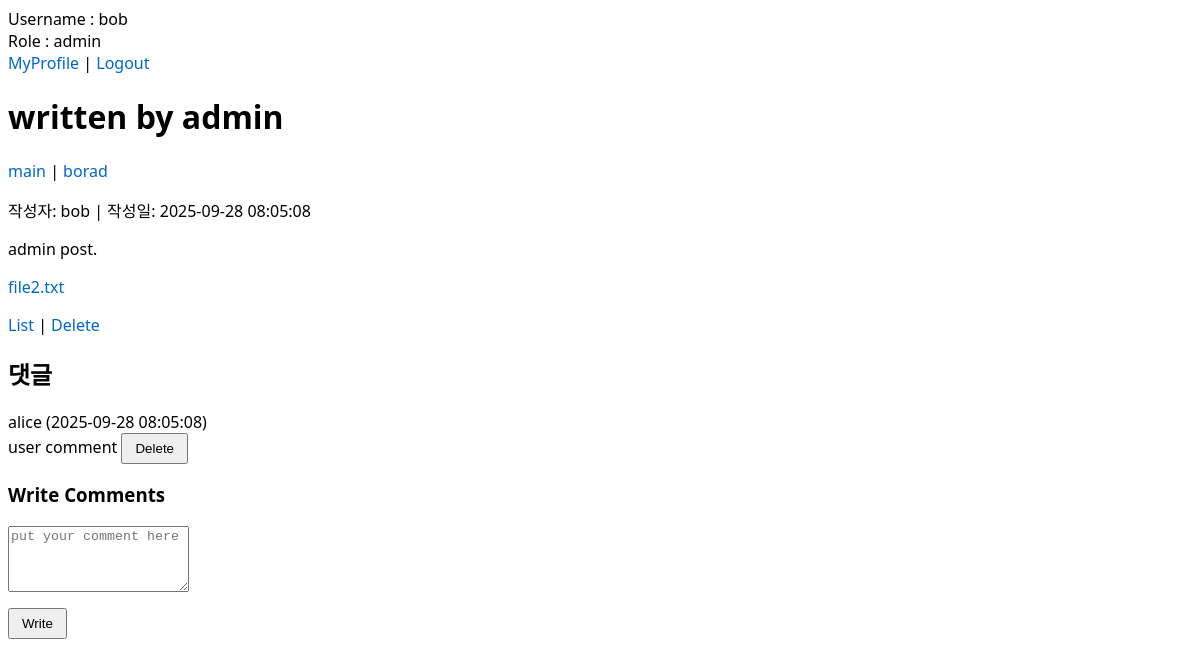
Screenshot of /board/view.php?id=2 (signed in) with the database file from the repository.
### tables this page shows
CREATE TABLE posts (
    id INT AUTO_INCREMENT PRIMARY KEY,
    title VARCHAR(200) NOT NULL,
    content TEXT NOT NULL,
    user_id INT NOT NULL,
    filename VARCHAR(255),
    role ENUM('user','admin') NOT NULL DEFAULT 'user',
    isSecret BOOLEAN NOT NULL DEFAULT FALSE,
    created_at TIMESTAMP DEFAULT CURRENT_TIMESTAMP,
    FOREIGN KEY (user_id) REFERENCES users(id) ON DELETE CASCADE
);

CREATE TABLE users (
    id INT AUTO_INCREMENT PRIMARY KEY,
    username VARCHAR(50) NOT NULL UNIQUE,
    email VARCHAR(100) NOT NULL UNIQUE,
    password VARCHAR(255) NOT NULL,
    profile VARCHAR(255) DEFAULT NULL,
    balance INT NOT NULL DEFAULT 10000,
    role ENUM('user','admin') NOT NULL DEFAULT 'user',
    created_at TIMESTAMP DEFAULT CURRENT_TIMESTAMP
);

CREATE TABLE comments (
    id INT AUTO_INCREMENT PRIMARY KEY,
    post_id INT NOT NULL,
    user_id INT NOT NULL,
    content TEXT NOT NULL,
    created_at TIMESTAMP DEFAULT CURRENT_TIMESTAMP,
    FOREIGN KEY (post_id) REFERENCES posts(id) ON DELETE CASCADE,
    FOREIGN KEY (user_id) REFERENCES users(id) ON DELETE CASCADE
);

### board/view.php (the view, shortened to what this page needs)
<?php
require_once '../config.php';
include '../header.php';
if (!function_exists('html_escape')) {
    function html_escape($value)
    {
        return htmlspecialchars((string) $value, ENT_QUOTES | ENT_SUBSTITUTE, 'UTF-8');
    }
}
$post_id = isset($_GET['id']) ? (int) $_GET['id'] : 0;
$sql = "SELECT p.*, u.username, u.role AS author_role
        FROM posts p JOIN users u ON p.user_id = u.id
        WHERE p.id = $post_id";
$result = $pdo->query($sql);
$post = $result ? $result->fetch() : false;
$myId   = $_SESSION['user_id'] ?? 0;
$myRole = $_SESSION['role'] ?? 'user';
$isOwner  = ($myId == (int)$post['user_id']);
$isAdmin  = ($myRole === 'admin');
$comments = $pdo->query("
    SELECT c.id, c.content, c.created_at, c.user_id, u.username
    FROM comments c JOIN users u ON c.user_id = u.id
    WHERE c.post_id = $post_id
    ORDER BY c.created_at ASC
")->fetchAll();
$safeTitle = html_escape($post['title']);
$safeAuthor = html_escape($post['username']);
$safeCreatedAt = html_escape($post['created_at']);
$contentHtml = nl2br(html_escape($post['content']));
$hasAttachment = !empty($post['filename']);
if ($hasAttachment) {
    $downloadName = basename($post['filename']);
    $downloadUrl = 'uploads/' . rawurlencode($downloadName);
}
?>
<!DOCTYPE html>
<html>
<head>
    <link rel="stylesheet" href="/style.css">
</head>
<body>
    <h1><?= $safeTitle ?></h1>
    <p>
        <a href="../index.php">main</a> |
        <a href="board.php">borad</a>
    </p>
    <p>작성자: <?= $safeAuthor ?>
       | 작성일: <?= $safeCreatedAt ?>
    </p>
    <div>
        <?= $contentHtml ?>
    </div>
    <?php if ($hasAttachment): ?>
        <p><a href="<?= html_escape($downloadUrl) ?>" download>
            <?= html_escape($downloadName) ?>
        </a></p>
    <?php endif; ?>
    <p>
        <a href="board.php">List</a> |
        <?php if ($isOwner || $isAdmin): ?>
          <a href="delete.php?id=<?= (int)$post['id']; ?>" onclick="return confirm('Confirm to Delete')">Delete</a>
        <?php endif; ?>
    </p>
    <h2>댓글</h2>
    <?php if ($comments): ?>
      <?php foreach ($comments as $c): ?>
        <div class="comment">
          <div class="meta">
            <?= html_escape($c['username']) ?>
            (<?= html_escape($c['created_at']) ?>)
          </div>
          <div class="body">
            <?= nl2br(html_escape($c['content'])) ?>
            <?php if ($isAdmin || (int)$c['user_id'] === (int)$_SESSION['user_id']): ?>
              <span class="comment-actions">
                <form method="post" style="display:inline">
                  <button type="submit" onclick="return confirm('Will you delete this comment?')">Delete</button>
                </form>
              </span>
            <?php endif; ?>
          </div>
        </div>
      <?php endforeach; ?>
    <?php else: ?>
      <p class="muted">No comments yet</p>
    <?php endif; ?>
    <?php if (isset($_SESSION['user_id'])): ?>
      <h3>Write Comments
      </h3>
      <form method="post">
        <p>
          <textarea name="comment_content" rows="4" placeholder="put your comment here"></textarea>
        </p>
        <p><button type="submit">Write</button></p>
      </form>
    <?php else: ?>
      <p class="muted">Only Authenticated users can comment</p>
    <?php endif; ?>
</body>
</html>

### style.css (style rules this page uses)
body { font-family: system-ui, -apple-system, Segoe UI, Roboto, Helvetica, Arial, sans-serif; }
button { padding: 6px 12px; cursor: pointer; }
a { text-decoration: none; color: #0066cc; }

### rows the page displays
posts: title "written by admin", user.username "bob", created_at "2025-09-28 08:05:08", content "admin post.", filename "file2.txt"
comments: user.username "alice", created_at "2025-09-28 08:05:08", content "user comment"

### other values shown
$_SESSION['username'] "bob"
$_SESSION['role'] "admin"
